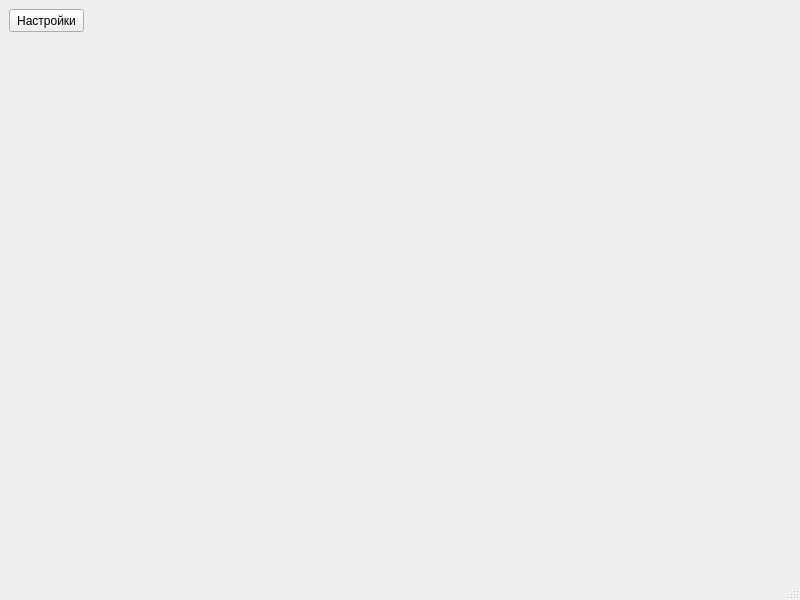
<?xml version="1.0" encoding="UTF-8"?>
<ui version="4.0">
 <class>MainWindow</class>
 <widget class="QMainWindow" name="MainWindow">
  <property name="geometry">
   <rect>
    <x>0</x>
    <y>0</y>
    <width>800</width>
    <height>600</height>
   </rect>
  </property>
  <property name="windowTitle">
   <string>Mandelbrod set draw app</string>
  </property>
  <widget class="QWidget" name="centralwidget">
   <layout class="QGridLayout" name="gridLayout">
    <item row="0" column="0">
     <widget class="mandelbrot_widget" name="widget" native="true">
      <widget class="QPushButton" name="pushButton">
       <property name="geometry">
        <rect>
         <x>0</x>
         <y>0</y>
         <width>75</width>
         <height>23</height>
        </rect>
       </property>
       <property name="text">
        <string>Настройки</string>
       </property>
      </widget>
     </widget>
    </item>
   </layout>
  </widget>
  <widget class="QMenuBar" name="menubar">
   <property name="geometry">
    <rect>
     <x>0</x>
     <y>0</y>
     <width>800</width>
     <height>21</height>
    </rect>
   </property>
  </widget>
  <widget class="QStatusBar" name="statusbar"/>
 </widget>
 <customwidgets>
  <customwidget>
   <class>mandelbrot_widget</class>
   <extends>QWidget</extends>
   <header>mandelbrot_widget.h</header>
   <container>1</container>
  </customwidget>
 </customwidgets>
 <resources/>
 <connections/>
</ui>
